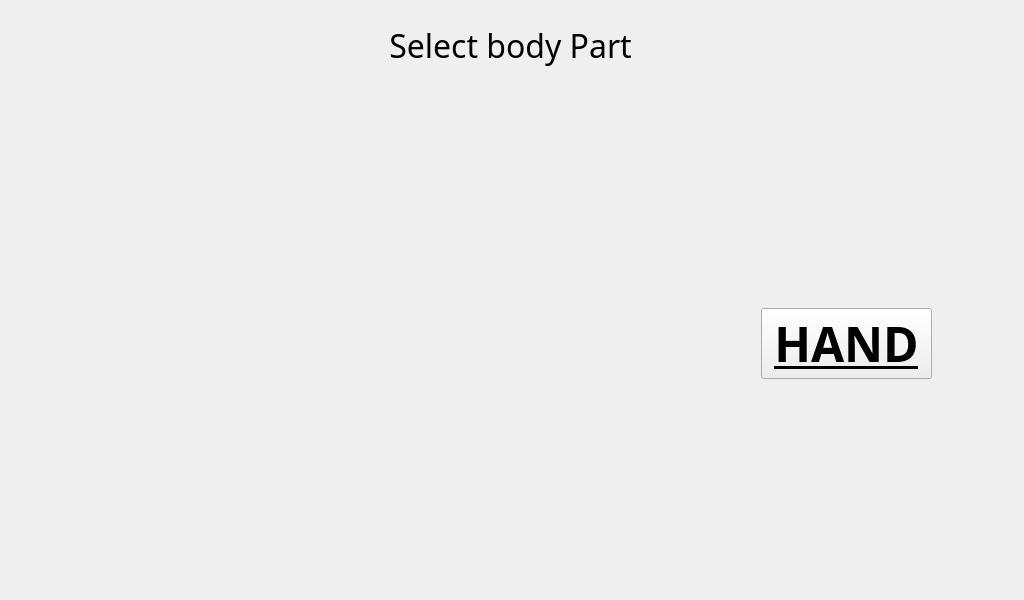
<?xml version="1.0" encoding="UTF-8"?>
<ui version="4.0">
 <class>mainWindow</class>
 <widget class="QMainWindow" name="mainWindow">
  <property name="geometry">
   <rect>
    <x>0</x>
    <y>0</y>
    <width>1024</width>
    <height>600</height>
   </rect>
  </property>
  <property name="minimumSize">
   <size>
    <width>1024</width>
    <height>600</height>
   </size>
  </property>
  <property name="maximumSize">
   <size>
    <width>1024</width>
    <height>600</height>
   </size>
  </property>
  <property name="windowTitle">
   <string>Select Body Part</string>
  </property>
  <widget class="QWidget" name="centralwidget">
   <widget class="QLabel" name="TITLE">
    <property name="geometry">
     <rect>
      <x>0</x>
      <y>0</y>
      <width>1021</width>
      <height>91</height>
     </rect>
    </property>
    <property name="font">
     <font>
      <family>Unispace</family>
      <pointsize>24</pointsize>
     </font>
    </property>
    <property name="text">
     <string>Select body Part</string>
    </property>
    <property name="alignment">
     <set>Qt::AlignCenter</set>
    </property>
   </widget>
   <widget class="QLabel" name="body_part">
    <property name="geometry">
     <rect>
      <x>10</x>
      <y>60</y>
      <width>1001</width>
      <height>521</height>
     </rect>
    </property>
    <property name="text">
     <string/>
    </property>
    <property name="textFormat">
     <enum>Qt::PlainText</enum>
    </property>
    <property name="pixmap">
     <pixmap>../test/body_part.png</pixmap>
    </property>
   </widget>
   <widget class="QPushButton" name="pushButton">
    <property name="geometry">
     <rect>
      <x>761</x>
      <y>308</y>
      <width>171</width>
      <height>71</height>
     </rect>
    </property>
    <property name="font">
     <font>
      <family>Unispace</family>
      <pointsize>36</pointsize>
      <weight>75</weight>
      <bold>true</bold>
      <underline>true</underline>
     </font>
    </property>
    <property name="text">
     <string>HAND</string>
    </property>
   </widget>
  </widget>
 </widget>
 <resources/>
 <connections/>
</ui>
